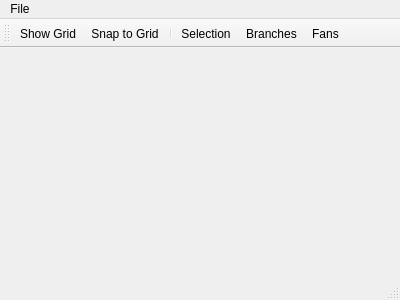
<?xml version="1.0" encoding="UTF-8"?>
<ui version="4.0">
 <class>MainWindow</class>
 <widget class="QMainWindow" name="MainWindow">
  <property name="geometry">
   <rect>
    <x>0</x>
    <y>0</y>
    <width>400</width>
    <height>300</height>
   </rect>
  </property>
  <property name="windowTitle">
   <string>MainWindow</string>
  </property>
  <widget class="QWidget" name="centralWidget"/>
  <widget class="QMenuBar" name="menuBar">
   <property name="geometry">
    <rect>
     <x>0</x>
     <y>0</y>
     <width>400</width>
     <height>21</height>
    </rect>
   </property>
   <widget class="QMenu" name="menuFile">
    <property name="title">
     <string>File</string>
    </property>
    <addaction name="actionSave"/>
    <addaction name="actionOpen"/>
   </widget>
   <addaction name="menuFile"/>
  </widget>
  <widget class="QToolBar" name="mainToolBar">
   <attribute name="toolBarArea">
    <enum>TopToolBarArea</enum>
   </attribute>
   <attribute name="toolBarBreak">
    <bool>false</bool>
   </attribute>
   <addaction name="actionShowGrid"/>
   <addaction name="actionSnapGrid"/>
   <addaction name="separator"/>
   <addaction name="actionSelection"/>
   <addaction name="actionBranches"/>
   <addaction name="actionFans"/>
  </widget>
  <widget class="QStatusBar" name="statusBar"/>
  <action name="actionShowGrid">
   <property name="checkable">
    <bool>true</bool>
   </property>
   <property name="text">
    <string>Show Grid</string>
   </property>
   <property name="toolTip">
    <string>Enable/Disable Grid</string>
   </property>
  </action>
  <action name="actionSnapGrid">
   <property name="checkable">
    <bool>true</bool>
   </property>
   <property name="text">
    <string>Snap to Grid</string>
   </property>
   <property name="toolTip">
    <string>Snap Items to Grid</string>
   </property>
  </action>
  <action name="actionSelection">
   <property name="checkable">
    <bool>true</bool>
   </property>
   <property name="text">
    <string>Selection</string>
   </property>
   <property name="toolTip">
    <string>Select Items</string>
   </property>
  </action>
  <action name="actionBranches">
   <property name="checkable">
    <bool>true</bool>
   </property>
   <property name="text">
    <string>Branches</string>
   </property>
   <property name="toolTip">
    <string>Add Branches</string>
   </property>
  </action>
  <action name="actionFans">
   <property name="checkable">
    <bool>true</bool>
   </property>
   <property name="text">
    <string>Fans</string>
   </property>
   <property name="toolTip">
    <string>Add Fans</string>
   </property>
  </action>
  <action name="actionSave">
   <property name="text">
    <string>Save...</string>
   </property>
  </action>
  <action name="actionOpen">
   <property name="text">
    <string>Open...</string>
   </property>
  </action>
 </widget>
 <layoutdefault spacing="6" margin="11"/>
 <resources/>
 <connections/>
</ui>
